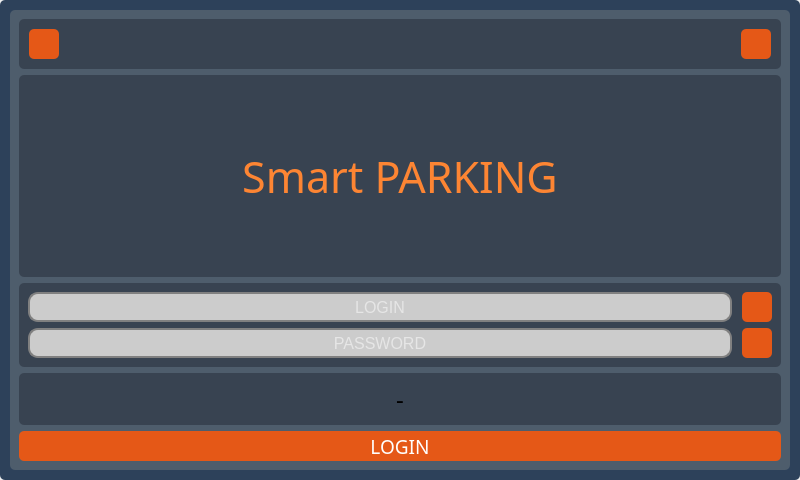
<?xml version="1.0" encoding="UTF-8"?>
<ui version="4.0">
 <class>Form</class>
 <widget class="QWidget" name="Form">
  <property name="windowModality">
   <enum>Qt::NonModal</enum>
  </property>
  <property name="geometry">
   <rect>
    <x>0</x>
    <y>0</y>
    <width>800</width>
    <height>480</height>
   </rect>
  </property>
  <property name="sizePolicy">
   <sizepolicy hsizetype="Preferred" vsizetype="Preferred">
    <horstretch>0</horstretch>
    <verstretch>0</verstretch>
   </sizepolicy>
  </property>
  <property name="minimumSize">
   <size>
    <width>800</width>
    <height>480</height>
   </size>
  </property>
  <property name="maximumSize">
   <size>
    <width>800</width>
    <height>480</height>
   </size>
  </property>
  <property name="windowTitle">
   <string>Login - WEHA Smart POS</string>
  </property>
  <property name="windowOpacity">
   <double>1.000000000000000</double>
  </property>
  <property name="styleSheet">
   <string notr="true"/>
  </property>
  <layout class="QHBoxLayout" name="horizontalLayout" stretch="0">
   <property name="leftMargin">
    <number>0</number>
   </property>
   <property name="topMargin">
    <number>0</number>
   </property>
   <property name="rightMargin">
    <number>0</number>
   </property>
   <property name="bottomMargin">
    <number>0</number>
   </property>
   <item>
    <widget class="QFrame" name="MainFrame">
     <property name="styleSheet">
      <string notr="true">QFrame#MainFrame{
	background-color: rgb(45, 65, 90);
	border-radius: 5px;
	border-color: rgb(107, 108, 108);
	border-width: 1px;
	
}
</string>
     </property>
     <layout class="QHBoxLayout" name="horizontalLayout_7" stretch="0">
      <property name="leftMargin">
       <number>10</number>
      </property>
      <property name="topMargin">
       <number>10</number>
      </property>
      <property name="rightMargin">
       <number>10</number>
      </property>
      <property name="bottomMargin">
       <number>10</number>
      </property>
      <item>
       <widget class="QFrame" name="frame_4">
        <property name="minimumSize">
         <size>
          <width>0</width>
          <height>200</height>
         </size>
        </property>
        <property name="styleSheet">
         <string notr="true">QFrame{
	background-color: rgb(78, 93, 108);
	border-radius: 5px;
}
</string>
        </property>
        <property name="frameShape">
         <enum>QFrame::StyledPanel</enum>
        </property>
        <property name="frameShadow">
         <enum>QFrame::Raised</enum>
        </property>
        <layout class="QVBoxLayout" name="verticalLayout">
         <item>
          <widget class="QFrame" name="frame">
           <property name="styleSheet">
            <string notr="true">QFrame{
	background-color: rgb(56, 67, 81);
	border-radius: 5px;
}
</string>
           </property>
           <property name="frameShape">
            <enum>QFrame::StyledPanel</enum>
           </property>
           <property name="frameShadow">
            <enum>QFrame::Raised</enum>
           </property>
           <layout class="QHBoxLayout" name="horizontalLayout_6">
            <property name="spacing">
             <number>10</number>
            </property>
            <property name="leftMargin">
             <number>10</number>
            </property>
            <property name="topMargin">
             <number>10</number>
            </property>
            <property name="rightMargin">
             <number>10</number>
            </property>
            <property name="bottomMargin">
             <number>10</number>
            </property>
            <item>
             <widget class="QPushButton" name="ConfigurationPushButton">
              <property name="minimumSize">
               <size>
                <width>30</width>
                <height>30</height>
               </size>
              </property>
              <property name="maximumSize">
               <size>
                <width>30</width>
                <height>30</height>
               </size>
              </property>
              <property name="styleSheet">
               <string notr="true">QPushButton{
    color: rgb(255, 255, 255);
	background-color: rgb(229, 88, 23);
    border-radius: 5px;
    padding: 3px;
    padding-left: 5px;
    padding-right: 5px;
}
QPushButton:hover{
    color: rgb(255, 255, 255);
	background-color: rgb(179, 70, 19);
    border-radius: 5px;
    padding: 3px;
    padding-left: 5px;
    padding-right: 5px;
}
QPushButton:pressed{
    color : #31363b;
	background-color:#ffff00;
    border-width: 1px;
    border-color: : #ffff00;
    border-style: solid;
    border-radius: 3;
    padding: 3px;
    padding-left: 5px;
    padding-right: 5px;
}

QPushButton:disabled{
    color: rgb(225, 228, 228);
    background-color:  rgb(255, 255, 255);
    border-radius: 3;
    border: 2px solid rgb(225, 228, 228);
    padding: 3px;
    padding-left: 5px;
    padding-right: 5px;
}</string>
              </property>
              <property name="text">
               <string/>
              </property>
              <property name="icon">
               <iconset>
                <normaloff>../WehaSmartPos/icons/settings.png</normaloff>../WehaSmartPos/icons/settings.png</iconset>
              </property>
              <property name="iconSize">
               <size>
                <width>16</width>
                <height>16</height>
               </size>
              </property>
             </widget>
            </item>
            <item>
             <spacer name="horizontalSpacer">
              <property name="orientation">
               <enum>Qt::Horizontal</enum>
              </property>
              <property name="sizeHint" stdset="0">
               <size>
                <width>40</width>
                <height>20</height>
               </size>
              </property>
             </spacer>
            </item>
            <item>
             <widget class="QPushButton" name="ExitButton">
              <property name="minimumSize">
               <size>
                <width>30</width>
                <height>30</height>
               </size>
              </property>
              <property name="maximumSize">
               <size>
                <width>30</width>
                <height>30</height>
               </size>
              </property>
              <property name="font">
               <font>
                <family>Futura</family>
               </font>
              </property>
              <property name="styleSheet">
               <string notr="true">QPushButton{
    color: rgb(255, 255, 255);
	background-color: rgb(229, 88, 23);
    border-radius: 5px;
    padding: 3px;
    padding-left: 5px;
    padding-right: 5px;
}
QPushButton:hover{
    color: rgb(255, 255, 255);
	background-color: rgb(179, 70, 19);
    border-radius: 5px;
    padding: 3px;
    padding-left: 5px;
    padding-right: 5px;
}
QPushButton:pressed{
    color : #31363b;
	background-color:#ffff00;
    border-width: 1px;
    border-color: : #ffff00;
    border-style: solid;
    border-radius: 3;
    padding: 3px;
    padding-left: 5px;
    padding-right: 5px;
}

QPushButton:disabled{
    color: rgb(225, 228, 228);
    background-color:  rgb(255, 255, 255);
    border-radius: 3;
    border: 2px solid rgb(225, 228, 228);
    padding: 3px;
    padding-left: 5px;
    padding-right: 5px;
}</string>
              </property>
              <property name="text">
               <string/>
              </property>
              <property name="icon">
               <iconset>
                <normaloff>../WehaSmartPos/icons/logout.png</normaloff>../WehaSmartPos/icons/logout.png</iconset>
              </property>
              <property name="iconSize">
               <size>
                <width>16</width>
                <height>16</height>
               </size>
              </property>
             </widget>
            </item>
           </layout>
          </widget>
         </item>
         <item>
          <widget class="QFrame" name="frame">
           <property name="styleSheet">
            <string notr="true">QFrame{
	background-color: rgb(56, 67, 81);
	border-radius: 5px;
}
</string>
           </property>
           <property name="frameShape">
            <enum>QFrame::NoFrame</enum>
           </property>
           <property name="frameShadow">
            <enum>QFrame::Raised</enum>
           </property>
           <layout class="QVBoxLayout" name="verticalLayout_4">
            <property name="leftMargin">
             <number>10</number>
            </property>
            <property name="topMargin">
             <number>10</number>
            </property>
            <property name="rightMargin">
             <number>10</number>
            </property>
            <property name="bottomMargin">
             <number>10</number>
            </property>
            <item>
             <spacer name="verticalSpacer_2">
              <property name="orientation">
               <enum>Qt::Vertical</enum>
              </property>
              <property name="sizeHint" stdset="0">
               <size>
                <width>20</width>
                <height>40</height>
               </size>
              </property>
             </spacer>
            </item>
            <item>
             <widget class="QLabel" name="label">
              <property name="font">
               <font>
                <family>Futura</family>
                <pointsize>32</pointsize>
                <weight>50</weight>
                <bold>false</bold>
               </font>
              </property>
              <property name="styleSheet">
               <string notr="true">QLabel{
	color: rgb(253, 133, 51);
}</string>
              </property>
              <property name="text">
               <string>Smart PARKING</string>
              </property>
              <property name="alignment">
               <set>Qt::AlignCenter</set>
              </property>
             </widget>
            </item>
            <item>
             <spacer name="verticalSpacer">
              <property name="orientation">
               <enum>Qt::Vertical</enum>
              </property>
              <property name="sizeHint" stdset="0">
               <size>
                <width>20</width>
                <height>40</height>
               </size>
              </property>
             </spacer>
            </item>
           </layout>
          </widget>
         </item>
         <item>
          <widget class="QFrame" name="frame_2">
           <property name="minimumSize">
            <size>
             <width>0</width>
             <height>0</height>
            </size>
           </property>
           <property name="styleSheet">
            <string notr="true">QFrame{
	background-color: rgb(56, 67, 81);
	border-radius: 5px;
}
</string>
           </property>
           <property name="frameShape">
            <enum>QFrame::StyledPanel</enum>
           </property>
           <property name="frameShadow">
            <enum>QFrame::Raised</enum>
           </property>
           <layout class="QVBoxLayout" name="verticalLayout_5">
            <item>
             <layout class="QHBoxLayout" name="horizontalLayout_4">
              <property name="spacing">
               <number>10</number>
              </property>
              <property name="bottomMargin">
               <number>0</number>
              </property>
              <item>
               <widget class="QLineEdit" name="EmailEdit">
                <property name="sizePolicy">
                 <sizepolicy hsizetype="Expanding" vsizetype="Fixed">
                  <horstretch>0</horstretch>
                  <verstretch>0</verstretch>
                 </sizepolicy>
                </property>
                <property name="minimumSize">
                 <size>
                  <width>200</width>
                  <height>30</height>
                 </size>
                </property>
                <property name="maximumSize">
                 <size>
                  <width>16777215</width>
                  <height>30</height>
                 </size>
                </property>
                <property name="font">
                 <font>
                  <pointsize>-1</pointsize>
                 </font>
                </property>
                <property name="styleSheet">
                 <string notr="true">QLineEdit{  
	background-color: rgb(204, 204, 204);
     border: 2px solid gray;
	border-radius: 10px;
	padding: 0 8px;
	selection-background-color: darkgray;
	font-size: 16px;
    color: rgb(255,255,255);
}
QLineEdit:focus {
     background-color: rgb(213, 83, 21);
     color: rgb(255,255,255);
}
</string>
                </property>
                <property name="text">
                 <string/>
                </property>
                <property name="alignment">
                 <set>Qt::AlignCenter</set>
                </property>
                <property name="placeholderText">
                 <string>LOGIN</string>
                </property>
               </widget>
              </item>
              <item>
               <widget class="QPushButton" name="EmailNumpadButton">
                <property name="minimumSize">
                 <size>
                  <width>30</width>
                  <height>30</height>
                 </size>
                </property>
                <property name="maximumSize">
                 <size>
                  <width>30</width>
                  <height>30</height>
                 </size>
                </property>
                <property name="font">
                 <font>
                  <family>Futura</family>
                  <pointsize>16</pointsize>
                 </font>
                </property>
                <property name="styleSheet">
                 <string notr="true">QPushButton{
    color: rgb(255, 255, 255);
	background-color: rgb(229, 88, 23);
    border-radius: 5px;
    padding: 3px;
    padding-left: 5px;
    padding-right: 5px;
}
QPushButton:hover{
    color: rgb(255, 255, 255);
	background-color: rgb(179, 70, 19);
    border-radius: 5px;
    padding: 3px;
    padding-left: 5px;
    padding-right: 5px;
}
QPushButton:pressed{
    color : #31363b;
	background-color:#ffff00;
    border-width: 1px;
    border-color: : #ffff00;
    border-style: solid;
    border-radius: 3;
    padding: 3px;
    padding-left: 5px;
    padding-right: 5px;
}

QPushButton:disabled{
    color: rgb(225, 228, 228);
    background-color:  rgb(255, 255, 255);
    border-radius: 3;
    border: 2px solid rgb(225, 228, 228);
    padding: 3px;
    padding-left: 5px;
    padding-right: 5px;
}</string>
                </property>
                <property name="text">
                 <string/>
                </property>
                <property name="icon">
                 <iconset>
                  <normaloff>../WehaSmartPos/icons/keyboard.png</normaloff>../WehaSmartPos/icons/keyboard.png</iconset>
                </property>
                <property name="iconSize">
                 <size>
                  <width>16</width>
                  <height>16</height>
                 </size>
                </property>
               </widget>
              </item>
             </layout>
            </item>
            <item>
             <layout class="QHBoxLayout" name="horizontalLayout_5">
              <property name="spacing">
               <number>10</number>
              </property>
              <property name="bottomMargin">
               <number>0</number>
              </property>
              <item>
               <widget class="QLineEdit" name="PasswordEdit">
                <property name="sizePolicy">
                 <sizepolicy hsizetype="Expanding" vsizetype="Fixed">
                  <horstretch>0</horstretch>
                  <verstretch>0</verstretch>
                 </sizepolicy>
                </property>
                <property name="minimumSize">
                 <size>
                  <width>200</width>
                  <height>30</height>
                 </size>
                </property>
                <property name="maximumSize">
                 <size>
                  <width>16777215</width>
                  <height>30</height>
                 </size>
                </property>
                <property name="font">
                 <font>
                  <pointsize>-1</pointsize>
                 </font>
                </property>
                <property name="styleSheet">
                 <string notr="true">QLineEdit{  
	background-color: rgb(204, 204, 204);
     border: 2px solid gray;
	border-radius: 10px;
	padding: 0 8px;
	selection-background-color: darkgray;
	font-size: 16px;
    color: rgb(255,255,255);
}
QLineEdit:focus {
     background-color: rgb(213, 83, 21);
     color: rgb(255,255,255);
}
</string>
                </property>
                <property name="text">
                 <string/>
                </property>
                <property name="echoMode">
                 <enum>QLineEdit::Password</enum>
                </property>
                <property name="alignment">
                 <set>Qt::AlignCenter</set>
                </property>
                <property name="placeholderText">
                 <string>PASSWORD</string>
                </property>
               </widget>
              </item>
              <item>
               <widget class="QPushButton" name="PasswordNumpadButton">
                <property name="minimumSize">
                 <size>
                  <width>30</width>
                  <height>30</height>
                 </size>
                </property>
                <property name="maximumSize">
                 <size>
                  <width>30</width>
                  <height>30</height>
                 </size>
                </property>
                <property name="font">
                 <font>
                  <family>Futura</family>
                  <pointsize>16</pointsize>
                 </font>
                </property>
                <property name="styleSheet">
                 <string notr="true">QPushButton{
    color: rgb(255, 255, 255);
	background-color: rgb(229, 88, 23);
    border-radius: 5px;
    padding: 3px;
    padding-left: 5px;
    padding-right: 5px;
}
QPushButton:hover{
    color: rgb(255, 255, 255);
	background-color: rgb(179, 70, 19);
    border-radius: 5px;
    padding: 3px;
    padding-left: 5px;
    padding-right: 5px;
}
QPushButton:pressed{
    color : #31363b;
	background-color:#ffff00;
    border-width: 1px;
    border-color: : #ffff00;
    border-style: solid;
    border-radius: 3;
    padding: 3px;
    padding-left: 5px;
    padding-right: 5px;
}

QPushButton:disabled{
    color: rgb(225, 228, 228);
    background-color:  rgb(255, 255, 255);
    border-radius: 3;
    border: 2px solid rgb(225, 228, 228);
    padding: 3px;
    padding-left: 5px;
    padding-right: 5px;
}</string>
                </property>
                <property name="text">
                 <string/>
                </property>
                <property name="icon">
                 <iconset>
                  <normaloff>../WehaSmartPos/icons/keyboard.png</normaloff>../WehaSmartPos/icons/keyboard.png</iconset>
                </property>
                <property name="iconSize">
                 <size>
                  <width>16</width>
                  <height>16</height>
                 </size>
                </property>
               </widget>
              </item>
             </layout>
            </item>
           </layout>
          </widget>
         </item>
         <item>
          <widget class="QFrame" name="frame_3">
           <property name="minimumSize">
            <size>
             <width>0</width>
             <height>0</height>
            </size>
           </property>
           <property name="styleSheet">
            <string notr="true">QFrame{
	background-color: rgb(56, 67, 81);
	border-radius: 5px;
}
</string>
           </property>
           <property name="frameShape">
            <enum>QFrame::StyledPanel</enum>
           </property>
           <property name="frameShadow">
            <enum>QFrame::Raised</enum>
           </property>
           <layout class="QVBoxLayout" name="verticalLayout_6">
            <item>
             <widget class="QLabel" name="MessageLabel">
              <property name="font">
               <font>
                <family>Futura</family>
                <pointsize>18</pointsize>
               </font>
              </property>
              <property name="styleSheet">
               <string notr="true">QLabel {
	color: #000000
}</string>
              </property>
              <property name="text">
               <string>-</string>
              </property>
              <property name="alignment">
               <set>Qt::AlignCenter</set>
              </property>
             </widget>
            </item>
           </layout>
          </widget>
         </item>
         <item>
          <layout class="QHBoxLayout" name="horizontalLayout_2" stretch="0">
           <property name="rightMargin">
            <number>0</number>
           </property>
           <item>
            <layout class="QVBoxLayout" name="verticalLayout_3">
             <property name="topMargin">
              <number>0</number>
             </property>
             <property name="bottomMargin">
              <number>0</number>
             </property>
             <item>
              <layout class="QHBoxLayout" name="horizontalLayout_3" stretch="1">
               <property name="topMargin">
                <number>0</number>
               </property>
               <item>
                <widget class="QPushButton" name="LoginButton">
                 <property name="minimumSize">
                  <size>
                   <width>120</width>
                   <height>30</height>
                  </size>
                 </property>
                 <property name="maximumSize">
                  <size>
                   <width>16777215</width>
                   <height>30</height>
                  </size>
                 </property>
                 <property name="font">
                  <font>
                   <family>Futura</family>
                   <pointsize>14</pointsize>
                   <weight>50</weight>
                   <bold>false</bold>
                  </font>
                 </property>
                 <property name="styleSheet">
                  <string notr="true">QPushButton{
    color: rgb(255, 255, 255);
	background-color: rgb(229, 88, 23);
    border-radius: 5px;
    padding: 3px;
    padding-left: 5px;
    padding-right: 5px;
}
QPushButton:hover{
    color: rgb(255, 255, 255);
	background-color: rgb(179, 70, 19);
    border-radius: 5px;
    padding: 3px;
    padding-left: 5px;
    padding-right: 5px;
}
QPushButton:pressed{
    color : #31363b;
	background-color:#ffff00;
    border-width: 1px;
    border-color: : #ffff00;
    border-style: solid;
    border-radius: 3;
    padding: 3px;
    padding-left: 5px;
    padding-right: 5px;
}

QPushButton:disabled{
    color: rgb(225, 228, 228);
    background-color:  rgb(255, 255, 255);
    border-radius: 3;
    border: 2px solid rgb(225, 228, 228);
    padding: 3px;
    padding-left: 5px;
    padding-right: 5px;
}</string>
                 </property>
                 <property name="text">
                  <string>LOGIN</string>
                 </property>
                 <property name="icon">
                  <iconset>
                   <normaloff>../WehaSmartPos/ui/icons/user.png</normaloff>../WehaSmartPos/ui/icons/user.png</iconset>
                 </property>
                </widget>
               </item>
              </layout>
             </item>
            </layout>
           </item>
          </layout>
         </item>
        </layout>
       </widget>
      </item>
     </layout>
    </widget>
   </item>
  </layout>
 </widget>
 <resources/>
 <connections/>
</ui>
